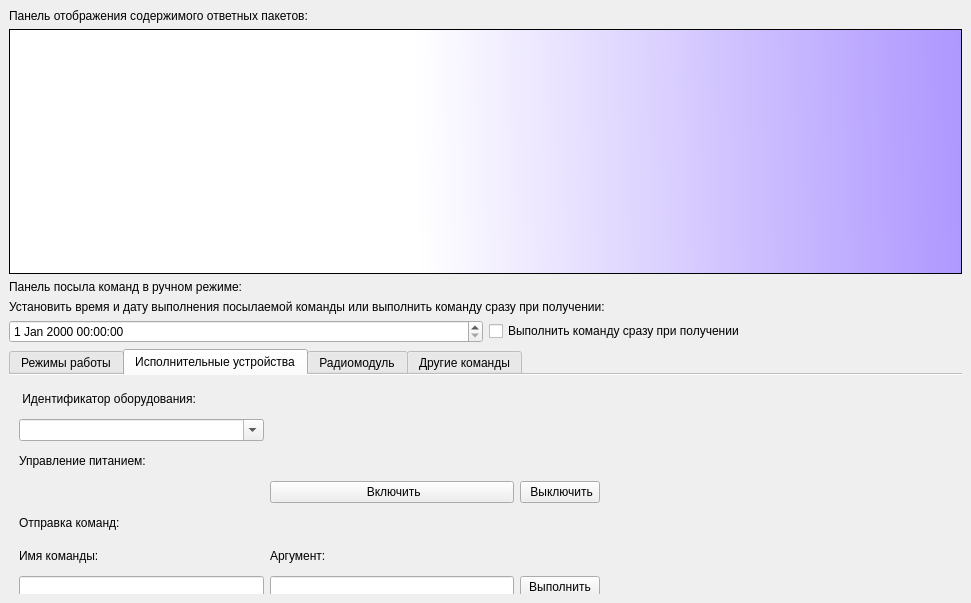
<?xml version="1.0" encoding="UTF-8"?>
<ui version="4.0">
 <class>MainWindow</class>
 <widget class="QMainWindow" name="MainWindow">
  <property name="geometry">
   <rect>
    <x>0</x>
    <y>0</y>
    <width>971</width>
    <height>603</height>
   </rect>
  </property>
  <property name="windowTitle">
   <string>Satellite simulator control program</string>
  </property>
  <widget class="QWidget" name="centralwidget">
   <layout class="QGridLayout" name="gridLayout_2">
    <item row="2" column="0">
     <widget class="QLabel" name="panel_for_manual_sending_of_commands_label">
      <property name="styleSheet">
       <string notr="true">font: 75 15pt &quot;Ubuntu&quot;;</string>
      </property>
      <property name="text">
       <string>Панель посыла команд в ручном режиме:</string>
      </property>
      <property name="textFormat">
       <enum>Qt::PlainText</enum>
      </property>
     </widget>
    </item>
    <item row="1" column="0">
     <widget class="QTextEdit" name="undecoded_packages_textEdit">
      <property name="styleSheet">
       <string notr="true">background-color: qlineargradient(spread:reflect, x1:0.038, y1:0.517045, x2:1, y2:0.511, stop:0.402844 rgba(255, 255, 255, 254), stop:1 rgba(174, 151, 255, 255));</string>
      </property>
     </widget>
    </item>
    <item row="0" column="0">
     <widget class="QLabel" name="undecoded_data_from_packages_label">
      <property name="styleSheet">
       <string notr="true">font: 75 15pt &quot;Ubuntu&quot;;</string>
      </property>
      <property name="text">
       <string>Панель отображения содержимого ответных пакетов:</string>
      </property>
     </widget>
    </item>
    <item row="3" column="0">
     <layout class="QGridLayout" name="execution_date_time_gridLayout">
      <item row="1" column="0">
       <widget class="QDateTimeEdit" name="execution_dateTimeEdit"/>
      </item>
      <item row="1" column="1">
       <widget class="QCheckBox" name="execution_date_time_checkBox">
        <property name="text">
         <string>Выполнить команду сразу при получении</string>
        </property>
       </widget>
      </item>
      <item row="0" column="0" colspan="2">
       <widget class="QLabel" name="execution_date_time_label">
        <property name="text">
         <string>Установить время и дату выполнения посылаемой команды или выполнить команду сразу при получении:</string>
        </property>
       </widget>
      </item>
     </layout>
    </item>
    <item row="4" column="0">
     <widget class="QTabWidget" name="modes_of_operation_tabWidget">
      <property name="minimumSize">
       <size>
        <width>0</width>
        <height>50</height>
       </size>
      </property>
      <property name="styleSheet">
       <string notr="true">font: 75 12pt &quot;Ubuntu&quot;;</string>
      </property>
      <property name="tabPosition">
       <enum>QTabWidget::North</enum>
      </property>
      <property name="tabShape">
       <enum>QTabWidget::Rounded</enum>
      </property>
      <property name="currentIndex">
       <number>1</number>
      </property>
      <property name="elideMode">
       <enum>Qt::ElideNone</enum>
      </property>
      <property name="documentMode">
       <bool>true</bool>
      </property>
      <property name="tabsClosable">
       <bool>false</bool>
      </property>
      <property name="movable">
       <bool>false</bool>
      </property>
      <widget class="QWidget" name="modes_of_operation_tab">
       <attribute name="title">
        <string>Режимы работы</string>
       </attribute>
       <layout class="QFormLayout" name="formLayout_2">
        <property name="fieldGrowthPolicy">
         <enum>QFormLayout::AllNonFixedFieldsGrow</enum>
        </property>
        <item row="0" column="0">
         <layout class="QGridLayout" name="modes_choosing_of_the_operation_mode_gridLayout">
          <item row="1" column="1">
           <widget class="QPushButton" name="enable_nominal_mode_pushButton">
            <property name="text">
             <string>Отправить</string>
            </property>
           </widget>
          </item>
          <item row="2" column="0">
           <widget class="QLabel" name="enable_operating_mode_label">
            <property name="text">
             <string>Перейти в режим работы с научной аппаратурой </string>
            </property>
           </widget>
          </item>
          <item row="2" column="1">
           <widget class="QPushButton" name="enable_operating_mode_pushButton">
            <property name="text">
             <string>Отправить</string>
            </property>
           </widget>
          </item>
          <item row="1" column="0">
           <widget class="QLabel" name="enable_nominal_mode_label">
            <property name="text">
             <string>Перейти в штатный режим работы</string>
            </property>
           </widget>
          </item>
          <item row="0" column="0">
           <widget class="QLabel" name="enable_minimal_mode_label">
            <property name="text">
             <string>Перейти в режим работы с минимальным энергопотреблением </string>
            </property>
           </widget>
          </item>
          <item row="0" column="1">
           <widget class="QPushButton" name="enable_minimal_mode_pushButton">
            <property name="text">
             <string>Отправить</string>
            </property>
           </widget>
          </item>
         </layout>
        </item>
       </layout>
      </widget>
      <widget class="QWidget" name="toggle_power_tab">
       <attribute name="title">
        <string>Исполнительные устройства</string>
       </attribute>
       <widget class="QWidget" name="gridLayoutWidget">
        <property name="geometry">
         <rect>
          <x>10</x>
          <y>10</y>
          <width>581</width>
          <height>213</height>
         </rect>
        </property>
        <layout class="QGridLayout" name="gridLayout">
         <item row="4" column="2">
          <widget class="QPushButton" name="device_power_disable_pushButton">
           <property name="text">
            <string> Выключить</string>
           </property>
          </widget>
         </item>
         <item row="8" column="0">
          <widget class="QLineEdit" name="command_name_lineEdit"/>
         </item>
         <item row="0" column="0">
          <widget class="QLabel" name="label">
           <property name="styleSheet">
            <string notr="true"/>
           </property>
           <property name="text">
            <string> Идентификатор оборудования:</string>
           </property>
          </widget>
         </item>
         <item row="4" column="1">
          <widget class="QPushButton" name="device_power_enable_pushButton">
           <property name="text">
            <string> Включить</string>
           </property>
          </widget>
         </item>
         <item row="2" column="0">
          <widget class="QLabel" name="label_2">
           <property name="styleSheet">
            <string notr="true">font: 75 15pt &quot;Ubuntu&quot;;</string>
           </property>
           <property name="text">
            <string>Управление питанием:</string>
           </property>
          </widget>
         </item>
         <item row="5" column="0">
          <widget class="QLabel" name="label_3">
           <property name="styleSheet">
            <string notr="true">font: 75 15pt &quot;Ubuntu&quot;;</string>
           </property>
           <property name="text">
            <string>Отправка команд:</string>
           </property>
          </widget>
         </item>
         <item row="8" column="2">
          <widget class="QPushButton" name="exec_command_pushButton">
           <property name="text">
            <string>Выполнить</string>
           </property>
          </widget>
         </item>
         <item row="8" column="1">
          <widget class="QLineEdit" name="command_argument_lineEdit"/>
         </item>
         <item row="6" column="0">
          <widget class="QLabel" name="label_5">
           <property name="styleSheet">
            <string notr="true"/>
           </property>
           <property name="text">
            <string>Имя команды:</string>
           </property>
          </widget>
         </item>
         <item row="6" column="1">
          <widget class="QLabel" name="label_6">
           <property name="styleSheet">
            <string notr="true"/>
           </property>
           <property name="text">
            <string>Аргумент:</string>
           </property>
          </widget>
         </item>
         <item row="1" column="0">
          <widget class="QComboBox" name="device_id_comboBox">
           <property name="editable">
            <bool>true</bool>
           </property>
           <item>
            <property name="text">
             <string/>
            </property>
           </item>
           <item>
            <property name="text">
             <string>light</string>
            </property>
           </item>
           <item>
            <property name="text">
             <string>hmc58831</string>
            </property>
           </item>
           <item>
            <property name="text">
             <string>mpu6050</string>
            </property>
           </item>
           <item>
            <property name="text">
             <string>ms5611</string>
            </property>
           </item>
           <item>
            <property name="text">
             <string>ds1621</string>
            </property>
           </item>
          </widget>
         </item>
        </layout>
       </widget>
      </widget>
      <widget class="QWidget" name="other_commands_tab">
       <attribute name="title">
        <string>Радиомодуль</string>
       </attribute>
       <layout class="QFormLayout" name="formLayout">
        <property name="fieldGrowthPolicy">
         <enum>QFormLayout::AllNonFixedFieldsGrow</enum>
        </property>
        <item row="0" column="0">
         <layout class="QGridLayout" name="radio_module_settings_gridLayout">
          <item row="3" column="0">
           <widget class="QLabel" name="label_4">
            <property name="styleSheet">
             <string notr="true">font: 75 15pt &quot;Ubuntu&quot;;</string>
            </property>
            <property name="text">
             <string>Выбор основного передатчика:</string>
            </property>
           </widget>
          </item>
          <item row="1" column="1">
           <widget class="QPushButton" name="enable_broadcasting_pushButton">
            <property name="text">
             <string>Включить</string>
            </property>
           </widget>
          </item>
          <item row="2" column="1">
           <widget class="QComboBox" name="set_channel_number_comboBox">
            <item>
             <property name="text">
              <string>1)   433.15 - 433.25  MHz</string>
             </property>
            </item>
            <item>
             <property name="text">
              <string>2)   433.25 - 433.35  MHz</string>
             </property>
            </item>
            <item>
             <property name="text">
              <string>3)   433.25 - 433.35  MHz</string>
             </property>
            </item>
            <item>
             <property name="text">
              <string>4)   433.45 - 433.55 MHz</string>
             </property>
            </item>
            <item>
             <property name="text">
              <string>5)   433.55 - 433.65 MHz</string>
             </property>
            </item>
            <item>
             <property name="text">
              <string>6)   433.65 - 433.75 MHz</string>
             </property>
            </item>
            <item>
             <property name="text">
              <string>7)   433.75 - 433.85 MHz</string>
             </property>
            </item>
            <item>
             <property name="text">
              <string>8)   433.85 - 433.95 MHz</string>
             </property>
            </item>
            <item>
             <property name="text">
              <string>9)   433.95 - 434.05 MHz</string>
             </property>
            </item>
            <item>
             <property name="text">
              <string>10) 434.05 - 434.15 MHz</string>
             </property>
            </item>
            <item>
             <property name="text">
              <string>11) 434.15 - 434.25 MHz</string>
             </property>
            </item>
            <item>
             <property name="text">
              <string>12) 434.25 - 434.35 MHz</string>
             </property>
            </item>
            <item>
             <property name="text">
              <string>13) 434.35 - 434.45 MHz</string>
             </property>
            </item>
            <item>
             <property name="text">
              <string>14) 434.45 - 434.55 MHz</string>
             </property>
            </item>
            <item>
             <property name="text">
              <string>15) 434.55 - 434.65 MHz</string>
             </property>
            </item>
            <item>
             <property name="text">
              <string>16) 434.65 - 434.75 MHz</string>
             </property>
            </item>
           </widget>
          </item>
          <item row="2" column="2">
           <widget class="QPushButton" name="set_channel_number_pushButton">
            <property name="text">
             <string>Отправить</string>
            </property>
           </widget>
          </item>
          <item row="1" column="2">
           <widget class="QPushButton" name="disable_broadcasting_pushButton">
            <property name="text">
             <string>Выключить</string>
            </property>
           </widget>
          </item>
          <item row="0" column="0">
           <widget class="QLabel" name="radio_module_settings_label">
            <property name="styleSheet">
             <string notr="true">font: 75 15pt &quot;Ubuntu&quot;;</string>
            </property>
            <property name="text">
             <string>Настройки радиомодуля: </string>
            </property>
           </widget>
          </item>
          <item row="2" column="0">
           <widget class="QLabel" name="set_channel_number_label">
            <property name="text">
             <string>Установить канал</string>
            </property>
           </widget>
          </item>
          <item row="1" column="0">
           <widget class="QLabel" name="toggle_transmission_label">
            <property name="text">
             <string>Вещание в эфир</string>
            </property>
           </widget>
          </item>
          <item row="4" column="0">
           <widget class="QComboBox" name="transceiver_select_comboBox">
            <item>
             <property name="text">
              <string>TNC A</string>
             </property>
            </item>
            <item>
             <property name="text">
              <string>TNC B</string>
             </property>
            </item>
           </widget>
          </item>
          <item row="4" column="1">
           <widget class="QPushButton" name="transceiver_select_pushButton">
            <property name="text">
             <string>Назначить основным</string>
            </property>
           </widget>
          </item>
         </layout>
        </item>
        <item row="2" column="0">
         <layout class="QGridLayout" name="gridLayout_4"/>
        </item>
        <item row="3" column="0">
         <layout class="QGridLayout" name="gridLayout_3"/>
        </item>
        <item row="4" column="0">
         <widget class="QLabel" name="separation_label">
          <property name="text">
           <string/>
          </property>
         </widget>
        </item>
        <item row="1" column="0">
         <layout class="QGridLayout" name="gridLayout_5"/>
        </item>
       </layout>
      </widget>
      <widget class="QWidget" name="tab">
       <attribute name="title">
        <string>Другие команды</string>
       </attribute>
       <widget class="QWidget" name="layoutWidget">
        <property name="geometry">
         <rect>
          <x>10</x>
          <y>10</y>
          <width>541</width>
          <height>61</height>
         </rect>
        </property>
        <layout class="QGridLayout" name="real_time_clock_settings_gridLayout">
         <item row="2" column="1">
          <widget class="QPushButton" name="set_real_time_pushButton">
           <property name="text">
            <string>Отправить</string>
           </property>
          </widget>
         </item>
         <item row="2" column="0">
          <widget class="QDateTimeEdit" name="set_real_time_date_TimeEdit"/>
         </item>
         <item row="1" column="0">
          <widget class="QLabel" name="other_commands_real_time_clock_settings_label">
           <property name="styleSheet">
            <string notr="true">font: 75 15pt &quot;Ubuntu&quot;;</string>
           </property>
           <property name="text">
            <string> Установка даты и времени на имитаторе СМКА:</string>
           </property>
          </widget>
         </item>
        </layout>
       </widget>
      </widget>
     </widget>
    </item>
   </layout>
  </widget>
  <action name="actionOpen">
   <property name="enabled">
    <bool>true</bool>
   </property>
   <property name="text">
    <string>Open</string>
   </property>
  </action>
  <action name="actionSave">
   <property name="text">
    <string>Save</string>
   </property>
  </action>
  <action name="actionClose">
   <property name="text">
    <string>Close</string>
   </property>
  </action>
 </widget>
 <resources/>
 <connections/>
</ui>
